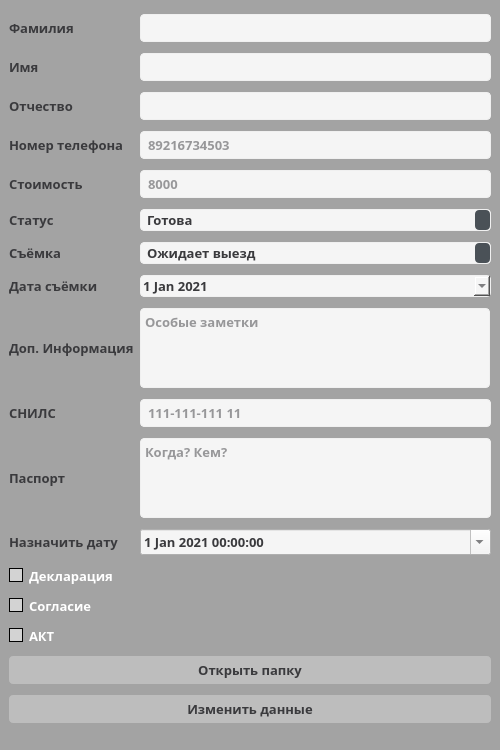
<?xml version="1.0" encoding="UTF-8"?>
<ui version="4.0">
 <class>viewSelectFormUi</class>
 <widget class="QMainWindow" name="viewSelectFormUi">
  <property name="geometry">
   <rect>
    <x>0</x>
    <y>0</y>
    <width>500</width>
    <height>750</height>
   </rect>
  </property>
  <property name="sizePolicy">
   <sizepolicy hsizetype="Fixed" vsizetype="Fixed">
    <horstretch>0</horstretch>
    <verstretch>0</verstretch>
   </sizepolicy>
  </property>
  <property name="minimumSize">
   <size>
    <width>500</width>
    <height>750</height>
   </size>
  </property>
  <property name="maximumSize">
   <size>
    <width>500</width>
    <height>750</height>
   </size>
  </property>
  <property name="font">
   <font>
    <pointsize>10</pointsize>
   </font>
  </property>
  <property name="windowTitle">
   <string>Просмотр/изменение данных</string>
  </property>
  <property name="styleSheet">
   <string notr="true">/*-----QWidget-----*/
QWidget
{
	background-color: #a3a3a3;
	color: #3a3a3d;
	selection-background-color: #3a3a3d;
	selection-color: #3a3a3d;

}


/*-----QLabel-----*/
QLabel
{
	background-color: transparent;
	color: #fff;

}


/*-----QToolButton-----*/
QToolButton 
{
	background-color: transparent;
	color: #fff;
	padding: 3px;
	margin-left: 1px;
}


QToolButton:hover
{
	background-color: rgba(70,162,218,50%);
	border: 1px solid #46a2da;
	color: #000;
	
}


QToolButton:pressed
{
	background-color: #727272;
	border: 1px solid #46a2da;

}


QToolButton:checked
{
	background-color: #727272;
	border: 1px solid #222;
}


/*-----QPushButton-----*/
QPushButton
{
	background-color: #bdbdbd;
	color: #3a3a3d;
	min-width: 80px;
	border-radius: 4px;
	padding: 5px;

}


QPushButton::flat
{
	background-color: transparent;
	border: none;
	color: #000;

}


QPushButton::disabled
{
	background-color: #606060;
	color: #959595;
	border-color: #051a39;

}


QPushButton::hover
{
	background-color: #707070;
	border: 1px solid #fff;

}


QPushButton::pressed
{
	background-color: #bdbdbd;
	border: 1px solid #fff;

}


QPushButton::checked
{
	background-color: #707070;
	border: 1px solid #fff;

}


/*-----QLineEdit-----*/
QLineEdit
{
	background-color: #f5f5f5;
	color: #3a3a3d;
	border: 1px solid #f0f0f0;
	padding: 3px;
	padding-left: 5px;
	border-radius: 4px;

}


/*-----QPlainTExtEdit-----*/
QPlainTextEdit
{
	background-color: #f5f5f5;
	color : #fff;
	border: 1px solid #f0f0f0;
	padding: 3px;
	padding-left: 5px;
	border-radius: 4px;

}
QTextEdit
{
	color: #3a3a3d;
	background-color: #f5f5f5;
	border-radius: 4px;
	border: 1px solid #f0f0f0;
}

/*-----QToolBox-----*/
QToolBox
{
	background-color: transparent;
	border: 1px solid #f0f0f0;

}


QToolBox::tab
{
	background-color: #002b2b;
	border: 1px solid #f0f0f0;

}


QToolBox::tab:hover
{
	background-color: #006d6d;
	border: 1px solid #f0f0f0;

}


/*-----QComboBox-----*/
QComboBox
{
    background-color: #f5f5f5;
    padding-left: 6px;
    color: #3a3a3d;
    height: 20px;
	border-radius: 4px;
	border: 1px solid #f0f0f0;

}

QComboBox::drop-down 
{
    border: 0px; /* This seems to replace the whole arrow of the combo box */
	background-color: #lightgray;
}

/* Define a new custom arrow icon for the combo box */
QComboBox::down-arrow {
	background-color: #lightgray;
    width: 14px;
    height: 14px;
}

QComboBox::disabled
{
	background-color: #575757;
	color: #656565;
	border-color: #051a39;

}


QComboBox:on
{
    background-color: #4a5157;
	color: #fff;

}


QComboBox QAbstractItemView
{
    background-color: #4a5157;
    color: #fff;
    selection-background-color: #002b2b;
	selection-color: #fff;
    outline: 0;

}


QComboBox::drop-down
{
	background-color: #4a5157;
    subcontrol-origin: padding;
    subcontrol-position: top right;
	border-radius: 4px;
    width: 15px;

}



QDateEdit
{
	    color: #3a3a3d;
		background-color: #f5f5f5;
		border: 1px solid #f0f0f0;
		border-radius: 4px;
}
QLabel
{
		color: #3a3a3d;
}
QDateTimeEdit
{
		background-color: #f5f5f5;
}

/*-----QHeaderView-----*/
QHeaderView::section
{
    background-color: #4a5157;
	border: none;
    color: #fff;
	padding: 4px;
	
}
QFont
{
		background-color: #3a3a3d;
}

QHeaderView::section:disabled
{
    background-color: #525251;
    color: #656565;

}


QHeaderView::section:checked
{
    background-color: qlineargradient(spread:repeat, x1:1, y1:0, x2:1, y2:1, stop:0 rgba(227, 227, 227, 255),stop:1 rgba(187, 187, 187, 255));
    color: #000;

}


QHeaderView::section::vertical::first,
QHeaderView::section::vertical::only-one
{
    border-left: 1px solid #003333;

}


QHeaderView::section::vertical
{
    border-left: 1px solid #003333;
}


QHeaderView::section::horizontal::first,
QHeaderView::section::horizontal::only-one
{
    border-left: 1px solid #003333;

}


QHeaderView::section::horizontal
{
    border-left: 1px solid #003333;

}


QTableCornerButton::section
{
    background-color: qlineargradient(spread:repeat, x1:1, y1:0, x2:1, y2:1, stop:0 rgba(227, 227, 227, 255),stop:1 rgba(187, 187, 187, 255));
	border: 1px solid #000;
    color: #fff;

}


/*-----QCalendarWidget-----*/
QCalendarWidget QToolButton
{
  	background-color: transparent;
  	color: white;

}


QCalendarWidget QToolButton::hover
{
	background-color: #006666;
	border: 1px solid #006666;
	color: #fff;

}


QCalendarWidget QMenu 
{
	width: 120px;
	left: 20px;
	color: white;

}


QCalendarWidget QWidget 
{ 
	alternate-background-color: #4a5157; 
	color: #fff;

}


QCalendarWidget QAbstractItemView:enabled 
{
	color: #fff;  
	background-color: #a0a0a3;  
	selection-background-color: #d4d4d4; 
	selection-color: #fff; 

}


QCalendarWidget QAbstractItemView:disabled 
{ 
	color: #404040; 

}


/*-----QTreeWidget-----*/
QTreeView
{
	show-decoration-selected: 0;
	alternate-background-color: transparent;
	background-color: transparent;
   	border: none;
	color: #fff;
	font: 8pt;

}


QTreeView::item:selected
{
	color:#fff;
	background-color: #002b2b;
	border-radius: 0px;

}


QTreeView::item:!selected:hover
{
    background-color: #5e5e5e;
    border: none;
    color: white;

}


QTreeView::branch:has-children:!has-siblings:closed,
QTreeView::branch:closed:has-children:has-siblings 
{
	image: url(://tree-closed.png);

}


QTreeView::branch:open:has-children:!has-siblings,
QTreeView::branch:open:has-children:has-siblings  
{
	image: url(://tree-open.png);

}


/*-----QListView-----*/
QListView 
{
	background-color: transparent;
	alternate-background-color: transparent;
    border : none;
    color: #fff;
    show-decoration-selected: 1; 
    outline: 0;
   	border: 1px solid #f0f0f0;

}


QListView::disabled 
{
	background-color: #656565;
	color: #1b1b1b;
    border: 1px solid #656565;

}


QListView::item 
{
	background-color: transparent;
    padding: 1px;

}


QListView::item:selected 
{
	background-color: #002b2b;
	border: 1px solid #002b2b;
	color: #fff;

}


QListView::item:selected:!active 
{
	background-color: #002b2b;
	border: 1px solid #002b2b;
	color: #fff;

}


QListView::item:selected:active 
{
	background-color: #002b2b;
	border: 1px solid #002b2b;
	color: #fff;

}


QListView::item:hover {
    background-color: #5e5e5e;
    border: none;
    color: #000;

}


/*-----QCheckBox-----*/
QCheckBox
{
	background-color: transparent;
    color: #fff;
	border: none;

}


QCheckBox::indicator
{
    background-color: lightgray;
    border: 1px solid #000;
    width: 12px;
    height: 12px;

}


QCheckBox::indicator:checked
{
    image:url(&quot;./ressources/check.png&quot;);
	background-color: #002b2b;
    border: 1px solid #3a546e;

}


QCheckBox::indicator:unchecked:hover
{
	border: 1px solid #46a2da; 

}


QCheckBox::disabled
{
	color: #656565;

}


QCheckBox::indicator:disabled
{
	background-color: #656565;
	color: #656565;
    border: 1px solid #656565;

}


/*-----QRadioButton-----*/
QRadioButton 
{
	color: #fff;
	background-color: transparent;

}


QRadioButton::indicator::unchecked:hover 
{
	background-color: #d3d3d3;
	border: 2px solid #002b2b;
	border-radius: 6px;
}


QRadioButton::indicator::checked 
{
	border: 2px solid #52beff;
	border-radius: 6px;
	background-color: #002b2b;  
	width: 9px; 
	height: 9px; 

}


/*-----QScrollBar-----*/
QScrollBar:vertical 
{
   border: none;
   width: 12px;

}


QScrollBar::handle:vertical 
{
   border: none;
   border-radius : 0px;
   background-color: #7a7a7a;
   min-height: 80px;
   width : 12px;

}


QScrollBar::handle:vertical:pressed
{
   background-color: #5d5f60; 

}


QScrollBar::add-line:vertical
{
   border: none;
   background: transparent;
   height: 0px;
   subcontrol-position: bottom;
   subcontrol-origin: margin;

}


QScrollBar::add-line:vertical:hover 
{
   background-color: transparent;

}


QScrollBar::add-line:vertical:pressed 
{
   background-color: #3f3f3f;

}


QScrollBar::sub-line:vertical
{
   border: none;
   background: transparent;
   height: 0px;

}


QScrollBar::sub-line:vertical:hover 
{
   background-color: transparent;

}


QScrollBar::sub-line:vertical:pressed 
{
   background-color: #3f3f3f;

}


QScrollBar::up-arrow:vertical
{
   width: 0px;
   height: 0px;
   background: transparent;

}


QScrollBar::down-arrow:vertical 
{
   width: 0px;
   height: 0px;
   background: transparent;

}


QScrollBar::add-page:vertical, QScrollBar::sub-page:vertical
{
   background-color: #222222;
	
}


QScrollBar:horizontal 
{
   border: none;
   height: 12px;

}


QScrollBar::handle:horizontal 
{
   border: none;
   border-radius : 0px;
   background-color: #7a7a7a;
   min-height: 80px;
   height : 12px;

}


QScrollBar::handle:horizontal:pressed
{
   background-color: #5d5f60; 

}


QScrollBar::add-line:horizontal
{
   border: none;
   background: transparent;
   height: 0px;
   subcontrol-position: bottom;
   subcontrol-origin: margin;

}


QScrollBar::add-line:horizontal:hover 
{
   background-color: transparent;

}


QScrollBar::add-line:horizontal:pressed 
{
   background-color: #3f3f3f;

}


QScrollBar::sub-line:horizontal
{
   border: none;
   background: transparent;
   height: 0px;

}


QScrollBar::sub-line:horizontal:hover 
{
   background-color: transparent;

}


QScrollBar::sub-line:horizontal:pressed 
{
   background-color: #3f3f3f;

}


QScrollBar::up-arrow:horizontal
{
   width: 0px;
   height: 0px;
   background: transparent;

}


QScrollBar::down-arrow:horizontal 
{
   width: 0px;
   height: 0px;
   background: transparent;

}


QScrollBar::add-page:horizontal, QScrollBar::sub-page:horizontal
{
   background-color: #222222;
	
}

</string>
  </property>
  <widget class="QWidget" name="centralwidget">
   <property name="font">
    <font>
     <family>Yu Gothic UI</family>
     <pointsize>9</pointsize>
    </font>
   </property>
   <layout class="QGridLayout" name="gridLayout">
    <item row="4" column="1">
     <widget class="QLineEdit" name="lineEditSurname">
      <property name="font">
       <font>
        <family>Kartika</family>
        <pointsize>10</pointsize>
        <weight>75</weight>
        <bold>true</bold>
       </font>
      </property>
     </widget>
    </item>
    <item row="8" column="1">
     <widget class="QLineEdit" name="lineEditMiddleName">
      <property name="font">
       <font>
        <family>Kartika</family>
        <pointsize>10</pointsize>
        <weight>75</weight>
        <bold>true</bold>
       </font>
      </property>
     </widget>
    </item>
    <item row="8" column="0">
     <widget class="QLabel" name="labelMiddleName">
      <property name="font">
       <font>
        <family>Kartika</family>
        <pointsize>10</pointsize>
        <weight>75</weight>
        <bold>true</bold>
       </font>
      </property>
      <property name="text">
       <string>Отчество</string>
      </property>
     </widget>
    </item>
    <item row="6" column="1">
     <widget class="QLineEdit" name="lineEditName">
      <property name="font">
       <font>
        <family>Kartika</family>
        <pointsize>10</pointsize>
        <weight>75</weight>
        <bold>true</bold>
       </font>
      </property>
     </widget>
    </item>
    <item row="4" column="0">
     <widget class="QLabel" name="labelSurname">
      <property name="font">
       <font>
        <family>Kartika</family>
        <pointsize>10</pointsize>
        <weight>75</weight>
        <bold>true</bold>
       </font>
      </property>
      <property name="text">
       <string>Фамилия</string>
      </property>
     </widget>
    </item>
    <item row="13" column="1">
     <widget class="QLineEdit" name="lineEditPrice">
      <property name="font">
       <font>
        <family>Kartika</family>
        <pointsize>10</pointsize>
        <weight>75</weight>
        <bold>true</bold>
       </font>
      </property>
      <property name="placeholderText">
       <string>8000</string>
      </property>
     </widget>
    </item>
    <item row="10" column="1">
     <widget class="QLineEdit" name="lineEditTelefone">
      <property name="font">
       <font>
        <family>Kartika</family>
        <pointsize>10</pointsize>
        <weight>75</weight>
        <bold>true</bold>
       </font>
      </property>
      <property name="placeholderText">
       <string>89216734503</string>
      </property>
     </widget>
    </item>
    <item row="24" column="1">
     <widget class="QTextEdit" name="textEditPassport">
      <property name="sizePolicy">
       <sizepolicy hsizetype="Fixed" vsizetype="Fixed">
        <horstretch>0</horstretch>
        <verstretch>0</verstretch>
       </sizepolicy>
      </property>
      <property name="minimumSize">
       <size>
        <width>350</width>
        <height>80</height>
       </size>
      </property>
      <property name="maximumSize">
       <size>
        <width>355</width>
        <height>80</height>
       </size>
      </property>
      <property name="font">
       <font>
        <family>Kartika</family>
        <pointsize>10</pointsize>
        <weight>75</weight>
        <bold>true</bold>
       </font>
      </property>
      <property name="placeholderText">
       <string>Когда? Кем? </string>
      </property>
     </widget>
    </item>
    <item row="19" column="1">
     <widget class="QDateEdit" name="dateEditDataWork">
      <property name="font">
       <font>
        <family>Kartika</family>
        <pointsize>10</pointsize>
        <weight>75</weight>
        <bold>true</bold>
       </font>
      </property>
      <property name="calendarPopup">
       <bool>true</bool>
      </property>
      <property name="date">
       <date>
        <year>2021</year>
        <month>1</month>
        <day>1</day>
       </date>
      </property>
     </widget>
    </item>
    <item row="10" column="0">
     <widget class="QLabel" name="labelTelefone">
      <property name="font">
       <font>
        <family>Kartika</family>
        <pointsize>10</pointsize>
        <weight>75</weight>
        <bold>true</bold>
       </font>
      </property>
      <property name="text">
       <string>Номер телефона</string>
      </property>
     </widget>
    </item>
    <item row="21" column="0">
     <widget class="QLabel" name="labelInfo">
      <property name="font">
       <font>
        <family>Kartika</family>
        <pointsize>10</pointsize>
        <weight>75</weight>
        <bold>true</bold>
       </font>
      </property>
      <property name="text">
       <string>Доп. Информация</string>
      </property>
     </widget>
    </item>
    <item row="23" column="0">
     <widget class="QLabel" name="labelSnils">
      <property name="font">
       <font>
        <family>Kartika</family>
        <pointsize>10</pointsize>
        <weight>75</weight>
        <bold>true</bold>
       </font>
      </property>
      <property name="text">
       <string>СНИЛС</string>
      </property>
     </widget>
    </item>
    <item row="13" column="0">
     <widget class="QLabel" name="labelPrice">
      <property name="font">
       <font>
        <family>Kartika</family>
        <pointsize>10</pointsize>
        <weight>75</weight>
        <bold>true</bold>
       </font>
      </property>
      <property name="text">
       <string>Стоимость</string>
      </property>
     </widget>
    </item>
    <item row="30" column="0">
     <widget class="QCheckBox" name="checkBoxAct">
      <property name="font">
       <font>
        <family>Kartika</family>
        <pointsize>10</pointsize>
        <weight>75</weight>
        <bold>true</bold>
       </font>
      </property>
      <property name="text">
       <string>АКТ</string>
      </property>
     </widget>
    </item>
    <item row="29" column="0">
     <widget class="QCheckBox" name="checkBoxConsent">
      <property name="font">
       <font>
        <family>Kartika</family>
        <pointsize>10</pointsize>
        <weight>75</weight>
        <bold>true</bold>
       </font>
      </property>
      <property name="text">
       <string>Согласие</string>
      </property>
     </widget>
    </item>
    <item row="6" column="0">
     <widget class="QLabel" name="labelName">
      <property name="font">
       <font>
        <family>Kartika</family>
        <pointsize>10</pointsize>
        <weight>75</weight>
        <bold>true</bold>
       </font>
      </property>
      <property name="text">
       <string>Имя</string>
      </property>
     </widget>
    </item>
    <item row="17" column="1">
     <widget class="QComboBox" name="comboBoxWork">
      <property name="font">
       <font>
        <family>Kartika</family>
        <pointsize>10</pointsize>
        <weight>75</weight>
        <bold>true</bold>
       </font>
      </property>
      <item>
       <property name="text">
        <string>Ожидает выезд</string>
       </property>
      </item>
      <item>
       <property name="text">
        <string>В обработке</string>
       </property>
      </item>
      <item>
       <property name="text">
        <string>Готова</string>
       </property>
      </item>
     </widget>
    </item>
    <item row="28" column="0">
     <widget class="QCheckBox" name="checkBoxDeclaration">
      <property name="font">
       <font>
        <family>Kartika</family>
        <pointsize>10</pointsize>
        <weight>75</weight>
        <bold>true</bold>
       </font>
      </property>
      <property name="text">
       <string>Декларация</string>
      </property>
     </widget>
    </item>
    <item row="19" column="0">
     <widget class="QLabel" name="labelDataWork">
      <property name="font">
       <font>
        <family>Kartika</family>
        <pointsize>10</pointsize>
        <weight>75</weight>
        <bold>true</bold>
       </font>
      </property>
      <property name="text">
       <string>Дата съёмки</string>
      </property>
     </widget>
    </item>
    <item row="15" column="1">
     <widget class="QComboBox" name="comboBoxStatus">
      <property name="font">
       <font>
        <family>Kartika</family>
        <pointsize>10</pointsize>
        <weight>75</weight>
        <bold>true</bold>
       </font>
      </property>
      <item>
       <property name="text">
        <string>Готова</string>
       </property>
      </item>
      <item>
       <property name="text">
        <string>Ожидание</string>
       </property>
      </item>
      <item>
       <property name="text">
        <string>Разработка</string>
       </property>
      </item>
     </widget>
    </item>
    <item row="23" column="1">
     <widget class="QLineEdit" name="lineEditSnils">
      <property name="font">
       <font>
        <family>Kartika</family>
        <pointsize>10</pointsize>
        <weight>75</weight>
        <bold>true</bold>
       </font>
      </property>
      <property name="text">
       <string/>
      </property>
      <property name="maxLength">
       <number>14</number>
      </property>
      <property name="placeholderText">
       <string>111-111-111 11</string>
      </property>
     </widget>
    </item>
    <item row="21" column="1">
     <widget class="QTextEdit" name="textEditInfo">
      <property name="sizePolicy">
       <sizepolicy hsizetype="Fixed" vsizetype="Fixed">
        <horstretch>0</horstretch>
        <verstretch>0</verstretch>
       </sizepolicy>
      </property>
      <property name="minimumSize">
       <size>
        <width>350</width>
        <height>80</height>
       </size>
      </property>
      <property name="maximumSize">
       <size>
        <width>350</width>
        <height>80</height>
       </size>
      </property>
      <property name="font">
       <font>
        <family>Kartika</family>
        <pointsize>10</pointsize>
        <weight>75</weight>
        <bold>true</bold>
       </font>
      </property>
      <property name="placeholderText">
       <string>Особые заметки</string>
      </property>
     </widget>
    </item>
    <item row="31" column="0" colspan="2">
     <widget class="QPushButton" name="pushButtonOpenFolder">
      <property name="enabled">
       <bool>true</bool>
      </property>
      <property name="font">
       <font>
        <family>Kartika</family>
        <pointsize>10</pointsize>
        <weight>75</weight>
        <bold>true</bold>
       </font>
      </property>
      <property name="text">
       <string>Открыть папку</string>
      </property>
     </widget>
    </item>
    <item row="27" column="1">
     <widget class="QDateTimeEdit" name="dateTimeEdit">
      <property name="font">
       <font>
        <family>Kartika</family>
        <pointsize>10</pointsize>
        <weight>75</weight>
        <bold>true</bold>
       </font>
      </property>
      <property name="dateTime">
       <datetime>
        <hour>0</hour>
        <minute>0</minute>
        <second>0</second>
        <year>2021</year>
        <month>1</month>
        <day>1</day>
       </datetime>
      </property>
      <property name="calendarPopup">
       <bool>true</bool>
      </property>
     </widget>
    </item>
    <item row="33" column="0" colspan="2">
     <widget class="QPushButton" name="pushButton">
      <property name="font">
       <font>
        <family>Kartika</family>
        <pointsize>10</pointsize>
        <weight>75</weight>
        <bold>true</bold>
       </font>
      </property>
      <property name="text">
       <string>Изменить данные</string>
      </property>
     </widget>
    </item>
    <item row="24" column="0">
     <widget class="QLabel" name="labelPassport">
      <property name="font">
       <font>
        <family>Kartika</family>
        <pointsize>10</pointsize>
        <weight>75</weight>
        <bold>true</bold>
       </font>
      </property>
      <property name="text">
       <string>Паспорт</string>
      </property>
     </widget>
    </item>
    <item row="15" column="0">
     <widget class="QLabel" name="labelStatus">
      <property name="font">
       <font>
        <family>Kartika</family>
        <pointsize>10</pointsize>
        <weight>75</weight>
        <bold>true</bold>
       </font>
      </property>
      <property name="text">
       <string>Статус</string>
      </property>
     </widget>
    </item>
    <item row="17" column="0">
     <widget class="QLabel" name="labelWork">
      <property name="font">
       <font>
        <family>Kartika</family>
        <pointsize>10</pointsize>
        <weight>75</weight>
        <bold>true</bold>
       </font>
      </property>
      <property name="text">
       <string>Съёмка</string>
      </property>
     </widget>
    </item>
    <item row="27" column="0">
     <widget class="QLabel" name="label">
      <property name="font">
       <font>
        <family>Kartika</family>
        <pointsize>10</pointsize>
        <weight>75</weight>
        <bold>true</bold>
       </font>
      </property>
      <property name="text">
       <string>Назначить дату </string>
      </property>
     </widget>
    </item>
   </layout>
  </widget>
 </widget>
 <tabstops>
  <tabstop>lineEditSurname</tabstop>
  <tabstop>lineEditName</tabstop>
  <tabstop>lineEditMiddleName</tabstop>
  <tabstop>lineEditTelefone</tabstop>
  <tabstop>lineEditPrice</tabstop>
  <tabstop>comboBoxStatus</tabstop>
  <tabstop>comboBoxWork</tabstop>
  <tabstop>dateEditDataWork</tabstop>
  <tabstop>textEditInfo</tabstop>
  <tabstop>lineEditSnils</tabstop>
  <tabstop>textEditPassport</tabstop>
  <tabstop>checkBoxDeclaration</tabstop>
  <tabstop>checkBoxConsent</tabstop>
  <tabstop>checkBoxAct</tabstop>
 </tabstops>
 <resources/>
 <connections/>
</ui>
